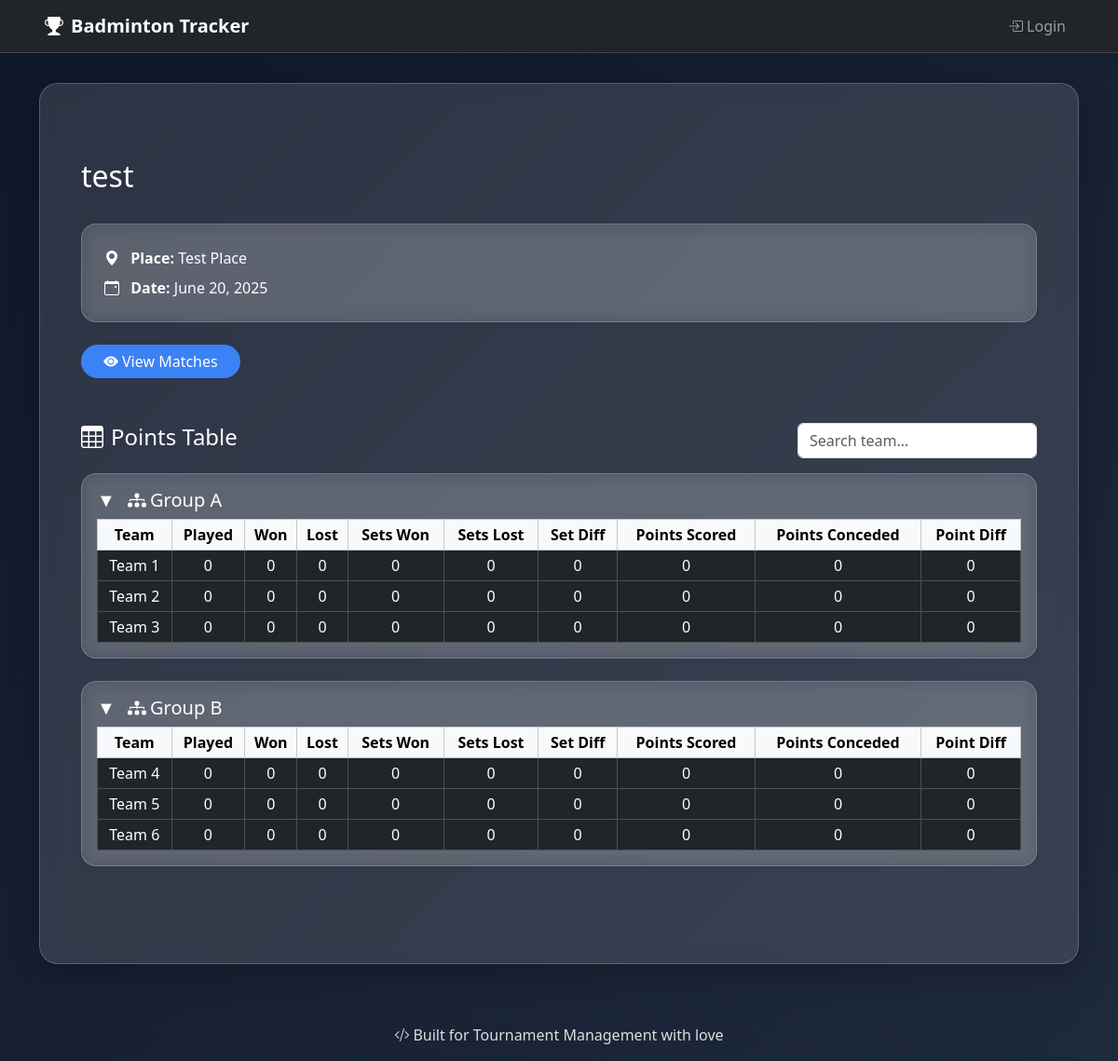
Page /badminton/tournament/2/ on the committed database.
### badminton/models.py (models this page shows, shortened)
class Tournament(models.Model):
    name = models.CharField(max_length=100)
    place = models.CharField(max_length=100)
    date = models.DateField()

class Team(models.Model):
    name = models.CharField(max_length=100)
    group = models.ForeignKey(Group, on_delete=models.CASCADE, related_name='teams')

### badminton/views.py (the view, shortened to what this page needs)
# urls.py: path('tournament/<int:tournament_id>/', views.tournament_detail, name='tournament_detail'),  # Updated name
def tournament_detail(request, tournament_id):
    tournament = get_object_or_404(Tournament, id=tournament_id)
    groups = Group.objects.filter(tournament=tournament)
    group_data = []
    for group in groups:
        teams = Team.objects.filter(group=group)
        matches = Match.objects.filter(group=group)
        stats = {team.id: {
            'name': team.name,
            'played': 0,
            'won': 0,
            'lost': 0,
            'sets_won': 0,
            'sets_lost': 0,
            'set_diff': 0,
            'points_scored': 0,
            'points_conceded': 0,
            'point_diff': 0,
        } for team in teams}
        for team_id in stats:
            stats[team_id]['point_diff'] = stats[team_id]['points_scored'] - stats[team_id]['points_conceded']
        sorted_table = sorted(stats.values(), key=lambda x: (-x['won'], -x['set_diff'], -x['point_diff']))
        group_data.append({'group': group.name, 'table': sorted_table})
    return render(request, 'tournament_detail.html', {
        'tournament': tournament,
        'groups': group_data,
        'current_tournament': tournament
    })

### badminton/templates/tournament_detail.html (shortened to what this page needs)
{% extends 'base.html' %}
{% load static %}
{% block content %}
<div class="container py-5">
    <div class="d-flex justify-content-between align-items-center mb-4 flex-wrap">
        <h2 class="text-white">{{ tournament.name }}</h2>
    </div>
    <div class="glass-card p-4 rounded-4 mb-4 text-white shadow-sm">
        <p class="mb-2">
            <i class="bi bi-geo-alt-fill me-2"></i>
            <strong>Place:</strong> {{ tournament.place }}
        </p>
        <p class="mb-0">
            <i class="bi bi-calendar-event me-2"></i>
            <strong>Date:</strong> {{ tournament.date|date:"F j, Y" }}
        </p>
    </div>
    <div class="d-flex flex-wrap gap-3 mb-4">
        <a href="{% url 'view_matches' tournament.id %}" class="btn btn-primary btn-glow rounded-pill px-4">
            <i class="bi bi-eye-fill me-1"></i>View Matches
        </a>
    </div>
    <div class="d-flex justify-content-between align-items-center mb-3 mt-5 flex-wrap">
        <h4 class="text-white mb-2"><i class="bi bi-table me-2"></i>Points Table</h4>
        <input type="text" id="teamSearch" class="form-control w-auto" placeholder="Search team..." oninput="filterGroups()">
    </div>
    {% for group in groups %}
        <div class="glass-card mb-4 p-3 rounded-4 shadow-sm group-block" data-group="{{ group.group }}">
            <div class="d-flex justify-content-between align-items-center mb-2 group-header"
                 onclick="toggleGroup('{{ group.group }}')" style="cursor: pointer;">
                <h5 class="text-white mb-0">
                    <span id="arrow-{{ group.group }}" class="me-2">▼</span>
                    <i class="bi bi-diagram-3-fill me-1"></i>Group {{ group.group }}
                </h5>
            </div>
            <div id="group-{{ group.group }}" class="group-table">
                <div class="table-responsive">
    <table class="table table-dark table-sm table-hover table-bordered text-center align-middle mb-0">
        <thead class="table-light text-dark sticky-top">
            <tr>
                <th>Team</th>
                <th>Played</th>
                <th>Won</th>
                <th>Lost</th>
                <th class="d-none d-sm-table-cell">Sets Won</th>
                <th class="d-none d-sm-table-cell">Sets Lost</th>
                <th class="d-none d-sm-table-cell">Set Diff</th>
                <th class="d-none d-md-table-cell">Points Scored</th>
                <th class="d-none d-md-table-cell">Points Conceded</th>
                <th class="d-none d-md-table-cell">Point Diff</th>
            </tr>
        </thead>
        <tbody>
            {% for team in group.table %}
                <tr>
                    <td class="team-name text-nowrap">{{ team.name }}</td>
                    <td>{{ team.played }}</td>
                    <td>{{ team.won }}</td>
                    <td>{{ team.lost }}</td>
                    <td class="d-none d-sm-table-cell">{{ team.sets_won }}</td>
                    <td class="d-none d-sm-table-cell">{{ team.sets_lost }}</td>
                    <td class="d-none d-sm-table-cell">{{ team.set_diff }}</td>
                    <td class="d-none d-md-table-cell">{{ team.points_scored }}</td>
                    <td class="d-none d-md-table-cell">{{ team.points_conceded }}</td>
                    <td class="d-none d-md-table-cell">{{ team.point_diff }}</td>
                </tr>
            {% empty %}
                <tr>
                    <td colspan="10" class="text-muted">
                        <i class="bi bi-exclamation-circle-fill me-1"></i>No data yet.
                    </td>
                </tr>
            {% endfor %}
        </tbody>
    </table>
</div>
            </div>
        </div>
    {% endfor %}
</div>
{% endblock %}

### badminton/static/css/style.css (style rules this page uses)
.btn-primary { background-color: #3b82f6 !important; color: #fff !important; border: none; }
.btn-glow { transition: all 0.2s ease-in-out; box-shadow: none; transform: none; }
body { margin: 0; padding: 0; min-height: 100vh; background: linear-gradient(135deg, #0f172a, #1e293b); background-attachment: fixed; background-size: cover; font-family: 'Segoe UI', sans-serif; color: white; }
a, a:hover { color: #ffffff; text-decoration: none; }
.container { padding-top: 2rem; padding-bottom: 2rem; }
.glass-card { background: rgba(255, 255, 255, 0.12); border-radius: 20px; box-shadow: 0 8px 32px 0 rgba(0, 0, 0, 0.25); backdrop-filter: blur(10px); -webkit-backdrop-filter: blur(10px); border: 1px solid rgba(255, 255, 255, 0.2); padding: 2rem; color: #fff; position: relative; transition: transform 0.3s ease, border 0.3s ease, box-shadow 0.3s ease; }

### rows in the picture
Tournament: name "test", place "Test Place", date "June 20, 2025"
Team: name "Team 1"
Team: name "Team 2"
Team: name "Team 3"
Team: name "Team 4"
Team: name "Team 5"
Team: name "Team 6"

### other values in the picture
{{ group.group }} "A" "B"
{{ team.played }} "0" "0" "0" "0" "0" "0"
{{ team.won }} "0" "0" "0" "0" "0" "0"
{{ team.lost }} "0" "0" "0" "0" "0" "0"
{{ team.sets_won }} "0" "0" "0" "0" "0" "0"
{{ team.sets_lost }} "0" "0" "0" "0" "0" "0"
{{ team.set_diff }} "0" "0" "0" "0" "0" "0"
{{ team.points_scored }} "0" "0" "0" "0" "0" "0"
{{ team.points_conceded }} "0" "0" "0" "0" "0" "0"
{{ team.point_diff }} "0" "0" "0" "0" "0" "0"
